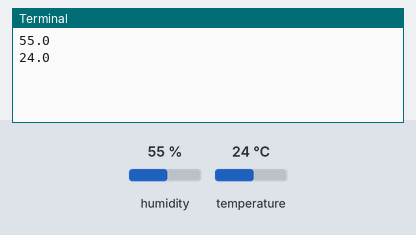
The program below on a simulated Raspberry Pi (BCM pin numbers). Parts: the last lines printed to the terminal. Inputs (shaded band) come from the test bench; at power-on: humidity 55 %, temperature 24 °C.

Above: at 1.2 s.
1.3 s: humidity set to 22 %
At 2.9 s:
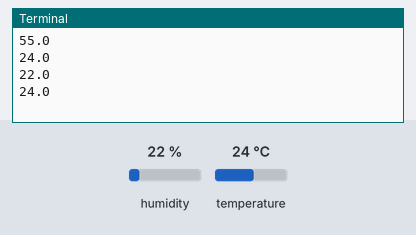
3.4 s: temperature set to 12 °C
At 4.8 s:
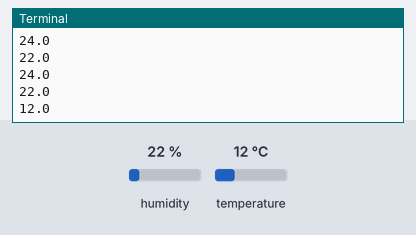
5.5 s: humidity set to 40 %
At 7.9 s:
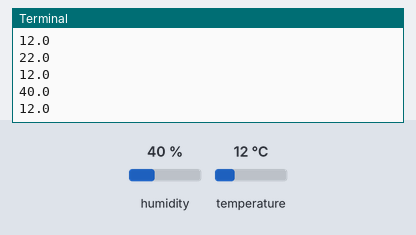
Timing chart, 0 to 9.4 s (numbered marks = the images above; inputs shaded):
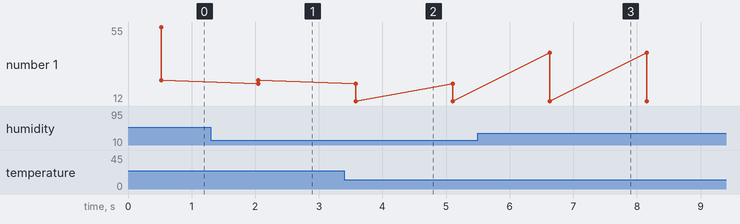

The program:

dht_read.py
```python
import time
import Adafruit_DHT as A

DHT_SENSOR = A.DHT11
DHT_PIN = 4

while True:
    h, t = A.read(DHT_SENSOR,DHT_PIN)
    if h is not None and t is not None:
        print(h)
        print(t)
    else:
        print('Wiring Issue')
    time.sleep(1)
```

Measured:
- after the input at 1.3 s, the terminal: prints a new line after 0.75 s (image 1)
- after the input at 3.4 s, the terminal: prints a new line after 0.18 s (image 2)
- after the input at 5.5 s, the terminal: prints a new line after 1.1 s (image 3)
- plotted number 1: 24 → 12 after the input at 3.4 s
